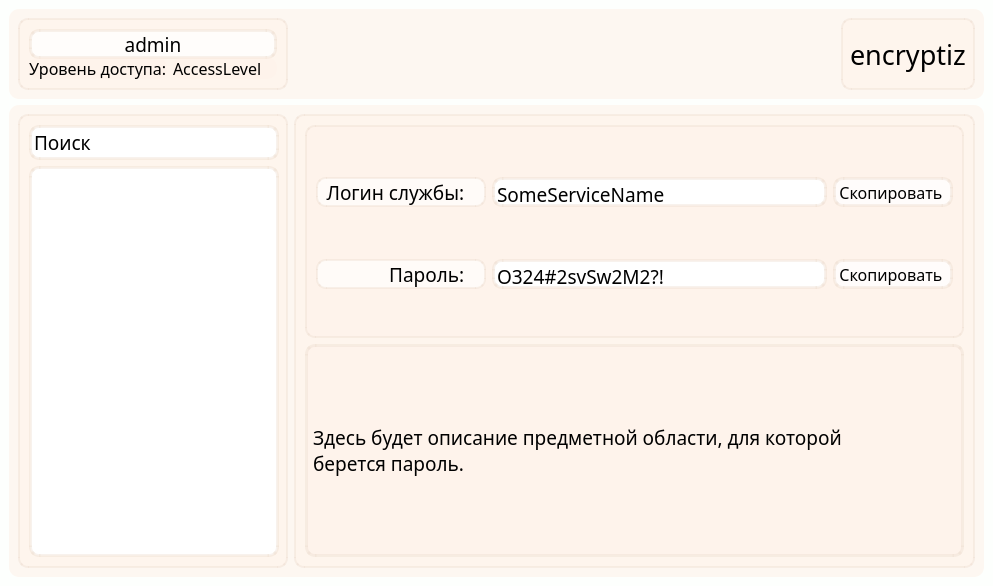
<?xml version="1.0" encoding="UTF-8"?>
<ui version="4.0">
 <class>MainWindow</class>
 <widget class="QMainWindow" name="MainWindow">
  <property name="geometry">
   <rect>
    <x>0</x>
    <y>0</y>
    <width>993</width>
    <height>586</height>
   </rect>
  </property>
  <property name="font">
   <font>
    <family>Bahnschrift</family>
   </font>
  </property>
  <property name="windowTitle">
   <string>encryptiz</string>
  </property>
  <property name="styleSheet">
   <string notr="true">background-color: rgba(253, 255, 253, 255);
font-family: Bahnschrift;</string>
  </property>
  <widget class="QWidget" name="centralwidget">
   <property name="styleSheet">
    <string notr="true"/>
   </property>
   <layout class="QVBoxLayout" name="verticalLayout_3">
    <item>
     <widget class="QWidget" name="widget" native="true">
      <property name="minimumSize">
       <size>
        <width>0</width>
        <height>90</height>
       </size>
      </property>
      <property name="maximumSize">
       <size>
        <width>16777215</width>
        <height>90</height>
       </size>
      </property>
      <property name="styleSheet">
       <string notr="true">background-color: rgba(254, 244, 236, 180);
border-radius: 10px;</string>
      </property>
      <layout class="QHBoxLayout" name="horizontalLayout_2">
       <item alignment="Qt::AlignLeft">
        <widget class="QFrame" name="admin_panel">
         <property name="minimumSize">
          <size>
           <width>270</width>
           <height>70</height>
          </size>
         </property>
         <property name="styleSheet">
          <string notr="true">background-color: rgba(254, 238, 229, 80);
border: 2px solid rgba(236, 218, 204, 90);
border-radius: 10px;</string>
         </property>
         <layout class="QVBoxLayout" name="verticalLayout">
          <item>
           <widget class="QPushButton" name="pushButton_user_info">
            <property name="minimumSize">
             <size>
              <width>200</width>
              <height>30</height>
             </size>
            </property>
            <property name="maximumSize">
             <size>
              <width>16777215</width>
              <height>50</height>
             </size>
            </property>
            <property name="font">
             <font>
              <family>Bahnschrift</family>
              <pointsize>14</pointsize>
             </font>
            </property>
            <property name="layoutDirection">
             <enum>Qt::LeftToRight</enum>
            </property>
            <property name="autoFillBackground">
             <bool>false</bool>
            </property>
            <property name="styleSheet">
             <string notr="true">background-color: rgba(255, 255, 255, 200);
border: 3px solid rgba(236, 218, 204, 90);
border-radius: 10px;</string>
            </property>
            <property name="text">
             <string>admin</string>
            </property>
            <property name="iconSize">
             <size>
              <width>20</width>
              <height>20</height>
             </size>
            </property>
           </widget>
          </item>
          <item>
           <layout class="QHBoxLayout" name="horizontalLayout_5">
            <item>
             <widget class="QLabel" name="label_access_level">
              <property name="font">
               <font>
                <family>Bahnschrift</family>
                <pointsize>12</pointsize>
               </font>
              </property>
              <property name="styleSheet">
               <string notr="true">border: none</string>
              </property>
              <property name="text">
               <string>Уровень доступа:</string>
              </property>
             </widget>
            </item>
            <item>
             <widget class="QLabel" name="label_acces_level_val">
              <property name="font">
               <font>
                <family>Bahnschrift</family>
                <pointsize>12</pointsize>
               </font>
              </property>
              <property name="styleSheet">
               <string notr="true">border: none</string>
              </property>
              <property name="text">
               <string>AccessLevel</string>
              </property>
             </widget>
            </item>
           </layout>
          </item>
         </layout>
        </widget>
       </item>
       <item alignment="Qt::AlignRight">
        <widget class="QLabel" name="label_program_name">
         <property name="font">
          <font>
           <family>Bahnschrift</family>
           <pointsize>20</pointsize>
          </font>
         </property>
         <property name="styleSheet">
          <string notr="true">background-color: rgba(254, 238, 229, 80);
border: 2px solid rgba(236, 218, 204, 90);
border-radius: 10px;</string>
         </property>
         <property name="text">
          <string>encryptiz</string>
         </property>
        </widget>
       </item>
      </layout>
     </widget>
    </item>
    <item>
     <widget class="QFrame" name="frame_2">
      <property name="styleSheet">
       <string notr="true">background-color: rgba(254, 244, 236, 180);
border-radius: 10px;</string>
      </property>
      <property name="frameShape">
       <enum>QFrame::Box</enum>
      </property>
      <property name="frameShadow">
       <enum>QFrame::Raised</enum>
      </property>
      <layout class="QHBoxLayout" name="horizontalLayout">
       <item alignment="Qt::AlignLeft">
        <widget class="QFrame" name="frame_4">
         <property name="maximumSize">
          <size>
           <width>270</width>
           <height>16777215</height>
          </size>
         </property>
         <property name="styleSheet">
          <string notr="true">background-color: rgba(254, 238, 229, 80);
border: 2px solid rgba(236, 218, 204, 90);
border-radius: 10px;</string>
         </property>
         <property name="frameShape">
          <enum>QFrame::StyledPanel</enum>
         </property>
         <property name="frameShadow">
          <enum>QFrame::Raised</enum>
         </property>
         <layout class="QVBoxLayout" name="verticalLayout_5">
          <item>
           <widget class="QLineEdit" name="lineEdit">
            <property name="minimumSize">
             <size>
              <width>250</width>
              <height>30</height>
             </size>
            </property>
            <property name="maximumSize">
             <size>
              <width>250</width>
              <height>16777215</height>
             </size>
            </property>
            <property name="font">
             <font>
              <family>Bahnschrift</family>
              <pointsize>14</pointsize>
             </font>
            </property>
            <property name="styleSheet">
             <string notr="true">background-color: white;
border: 3px solid rgba(236, 218, 204, 90);
border-radius: 10px;</string>
            </property>
            <property name="text">
             <string>Поиск</string>
            </property>
            <property name="alignment">
             <set>Qt::AlignLeading|Qt::AlignLeft|Qt::AlignVCenter</set>
            </property>
           </widget>
          </item>
          <item>
           <widget class="QListWidget" name="listWidget_services">
            <property name="minimumSize">
             <size>
              <width>250</width>
              <height>0</height>
             </size>
            </property>
            <property name="maximumSize">
             <size>
              <width>250</width>
              <height>16777215</height>
             </size>
            </property>
            <property name="font">
             <font>
              <family>Bahnschrift</family>
              <pointsize>14</pointsize>
             </font>
            </property>
            <property name="styleSheet">
             <string notr="true">background-color: white;
border: 3px solid rgba(236, 218, 204, 90);
border-radius: 10px;</string>
            </property>
            <property name="midLineWidth">
             <number>0</number>
            </property>
           </widget>
          </item>
         </layout>
        </widget>
       </item>
       <item>
        <widget class="QFrame" name="frame_3">
         <property name="styleSheet">
          <string notr="true">background-color: rgba(254, 238, 229, 80);
border: 2px solid rgba(236, 218, 204, 90);
border-radius: 10px;</string>
         </property>
         <property name="frameShape">
          <enum>QFrame::StyledPanel</enum>
         </property>
         <property name="frameShadow">
          <enum>QFrame::Raised</enum>
         </property>
         <layout class="QVBoxLayout" name="verticalLayout_2">
          <item>
           <widget class="QFrame" name="frame">
            <property name="styleSheet">
             <string notr="true">background-color: rgba(254, 238, 229, 80);
border: 2px solid rgba(236, 218, 204, 90);
border-radius: 10px;</string>
            </property>
            <property name="frameShape">
             <enum>QFrame::StyledPanel</enum>
            </property>
            <property name="frameShadow">
             <enum>QFrame::Raised</enum>
            </property>
            <layout class="QVBoxLayout" name="verticalLayout_4">
             <item>
              <spacer name="verticalSpacer">
               <property name="orientation">
                <enum>Qt::Vertical</enum>
               </property>
               <property name="sizeType">
                <enum>QSizePolicy::Fixed</enum>
               </property>
               <property name="sizeHint" stdset="0">
                <size>
                 <width>20</width>
                 <height>5</height>
                </size>
               </property>
              </spacer>
             </item>
             <item>
              <layout class="QHBoxLayout" name="horizontalLayout_3">
               <item>
                <widget class="QLabel" name="label_service_login">
                 <property name="enabled">
                  <bool>true</bool>
                 </property>
                 <property name="minimumSize">
                  <size>
                   <width>170</width>
                   <height>30</height>
                  </size>
                 </property>
                 <property name="maximumSize">
                  <size>
                   <width>170</width>
                   <height>30</height>
                  </size>
                 </property>
                 <property name="font">
                  <font>
                   <family>Bahnschrift</family>
                   <pointsize>14</pointsize>
                  </font>
                 </property>
                 <property name="styleSheet">
                  <string notr="true">background-color: rgba(255, 255, 255, 160);
border: 2px solid rgba(236, 218, 204, 90);
border-radius: 10px;</string>
                 </property>
                 <property name="text">
                  <string>Логин службы:   </string>
                 </property>
                 <property name="alignment">
                  <set>Qt::AlignRight|Qt::AlignTrailing|Qt::AlignVCenter</set>
                 </property>
                </widget>
               </item>
               <item>
                <widget class="QLineEdit" name="lineEdit_service_login">
                 <property name="enabled">
                  <bool>true</bool>
                 </property>
                 <property name="minimumSize">
                  <size>
                   <width>0</width>
                   <height>30</height>
                  </size>
                 </property>
                 <property name="font">
                  <font>
                   <family>Bahnschrift</family>
                   <pointsize>14</pointsize>
                  </font>
                 </property>
                 <property name="styleSheet">
                  <string notr="true">background-color: white;
border: 3px solid rgba(236, 218, 204, 90);
border-radius: 10px;</string>
                 </property>
                 <property name="text">
                  <string>SomeServiceName</string>
                 </property>
                 <property name="alignment">
                  <set>Qt::AlignLeading|Qt::AlignLeft|Qt::AlignTop</set>
                 </property>
                 <property name="readOnly">
                  <bool>true</bool>
                 </property>
                </widget>
               </item>
               <item>
                <widget class="QPushButton" name="pushButton_copy_login">
                 <property name="enabled">
                  <bool>true</bool>
                 </property>
                 <property name="minimumSize">
                  <size>
                   <width>120</width>
                   <height>30</height>
                  </size>
                 </property>
                 <property name="font">
                  <font>
                   <family>Bahnschrift</family>
                   <pointsize>12</pointsize>
                  </font>
                 </property>
                 <property name="styleSheet">
                  <string notr="true">background-color: rgba(255, 255, 255, 200);
border: 3px solid rgba(236, 218, 204, 90);
border-radius: 10px;</string>
                 </property>
                 <property name="text">
                  <string>Скопировать </string>
                 </property>
                </widget>
               </item>
              </layout>
             </item>
             <item>
              <spacer name="verticalSpacer_2">
               <property name="orientation">
                <enum>Qt::Vertical</enum>
               </property>
               <property name="sizeType">
                <enum>QSizePolicy::Fixed</enum>
               </property>
               <property name="sizeHint" stdset="0">
                <size>
                 <width>20</width>
                 <height>10</height>
                </size>
               </property>
              </spacer>
             </item>
             <item>
              <layout class="QHBoxLayout" name="horizontalLayout_4">
               <item>
                <widget class="QLabel" name="label_service_password">
                 <property name="enabled">
                  <bool>true</bool>
                 </property>
                 <property name="minimumSize">
                  <size>
                   <width>170</width>
                   <height>30</height>
                  </size>
                 </property>
                 <property name="maximumSize">
                  <size>
                   <width>170</width>
                   <height>30</height>
                  </size>
                 </property>
                 <property name="font">
                  <font>
                   <family>Bahnschrift</family>
                   <pointsize>14</pointsize>
                  </font>
                 </property>
                 <property name="styleSheet">
                  <string notr="true">background-color: rgba(255, 255, 255, 160);
border: 2px solid rgba(236, 218, 204, 90);
border-radius: 10px;</string>
                 </property>
                 <property name="text">
                  <string>Пароль:   </string>
                 </property>
                 <property name="alignment">
                  <set>Qt::AlignRight|Qt::AlignTrailing|Qt::AlignVCenter</set>
                 </property>
                </widget>
               </item>
               <item>
                <widget class="QLineEdit" name="lineEdit_service_password">
                 <property name="enabled">
                  <bool>true</bool>
                 </property>
                 <property name="minimumSize">
                  <size>
                   <width>0</width>
                   <height>30</height>
                  </size>
                 </property>
                 <property name="font">
                  <font>
                   <family>Bahnschrift</family>
                   <pointsize>14</pointsize>
                  </font>
                 </property>
                 <property name="styleSheet">
                  <string notr="true">background-color: white;
border: 3px solid rgba(236, 218, 204, 90);
border-radius: 10px;</string>
                 </property>
                 <property name="text">
                  <string>O324#2svSw2M2?!</string>
                 </property>
                 <property name="alignment">
                  <set>Qt::AlignLeading|Qt::AlignLeft|Qt::AlignTop</set>
                 </property>
                 <property name="readOnly">
                  <bool>true</bool>
                 </property>
                </widget>
               </item>
               <item>
                <widget class="QPushButton" name="pushButton_copy_password">
                 <property name="enabled">
                  <bool>true</bool>
                 </property>
                 <property name="minimumSize">
                  <size>
                   <width>120</width>
                   <height>30</height>
                  </size>
                 </property>
                 <property name="font">
                  <font>
                   <family>Bahnschrift</family>
                   <pointsize>12</pointsize>
                  </font>
                 </property>
                 <property name="styleSheet">
                  <string notr="true">background-color: rgba(255, 255, 255, 200);
border: 3px solid rgba(236, 218, 204, 90);
border-radius: 10px;</string>
                 </property>
                 <property name="text">
                  <string>Скопировать </string>
                 </property>
                </widget>
               </item>
              </layout>
             </item>
            </layout>
           </widget>
          </item>
          <item>
           <widget class="QLabel" name="label_service_description">
            <property name="enabled">
             <bool>true</bool>
            </property>
            <property name="font">
             <font>
              <family>Bahnschrift</family>
              <pointsize>14</pointsize>
             </font>
            </property>
            <property name="styleSheet">
             <string notr="true">background-color: rgba(254, 238, 229, 80);
border: 3px solid rgba(236, 218, 204, 90);
border-radius: 10px;</string>
            </property>
            <property name="text">
             <string>&lt;html&gt;&lt;head/&gt;&lt;body&gt;&lt;p&gt;Здесь будет описание предметной области, для которой &lt;br/&gt;берется пароль.&lt;/p&gt;&lt;/body&gt;&lt;/html&gt;</string>
            </property>
           </widget>
          </item>
         </layout>
        </widget>
       </item>
      </layout>
     </widget>
    </item>
   </layout>
  </widget>
 </widget>
 <resources/>
 <connections/>
</ui>
